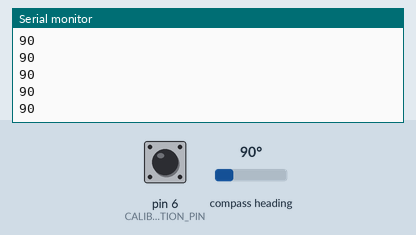
Recording of a sketch running on a simulated Arduino Uno, built with avr-gcc and run on an emulated ATmega328P. Parts: the last lines printed to the serial monitor. Wiring (inferred from the names in the program): CMPS compass at I2C address 0x60. The test bench sets the inputs (shaded band); at power-on: pin 6 (CALIBRATION_PIN) HIGH, compass heading 90°.

Above: at 1.2 s.
1.3 s: pin 6 (CALIBRATION_PIN) pulled LOW for 0.15 s
At 1.43 s:
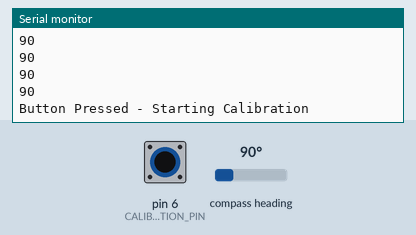
2.9 s: compass heading set to 7°
At 2.97 s:
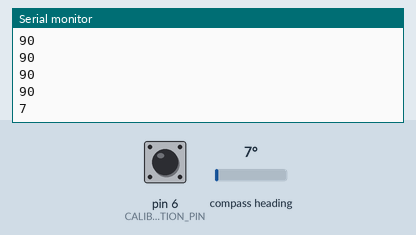
4.4 s: compass heading set to 180°
At 4.48 s:
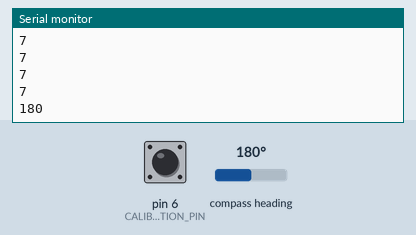
Timing chart, 0 to 7.4 s (numbered marks = the images above; inputs shaded):
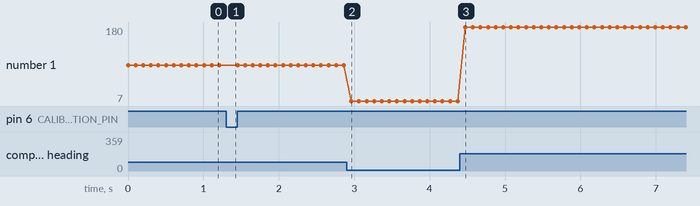

Measured:
- after the input at 1.3 s, the serial monitor: prints a new line at once (image 1)
- after the input at 2.9 s, the serial monitor: prints a new line after 0.06 s (image 2)
- after the input at 4.4 s, the serial monitor: prints a new line after 0.07 s (image 3)
- plotted number 1: 90 → 7 after the input at 2.9 s, 7 → 180 after the input at 4.4 s

The sketch:

kalibrasi-cmps03-pin.ino
```cpp
#include <Wire.h>

#define ADDRESS 0x60 // Alamat kompas
#define CALIBRATION_PIN 6 // Pin yang terhubung ke saklar kalibrasi

void setup() {
  Wire.begin(); // Inisialisasi I2C
  Serial.begin(115200);
  pinMode(CALIBRATION_PIN, INPUT_PULLUP); // Setel pin kalibrasi sebagai input dengan resistor pull-up internal
}

void loop() {
  byte highByte;
  byte lowByte;

  // Cek apakah tombol kalibrasi ditekan
  if (digitalRead(CALIBRATION_PIN) == LOW) {
    Serial.println("Button Pressed - Starting Calibration");
    // Mulai kalibrasi
    delay(100); // Debouncing
    while(digitalRead(CALIBRATION_PIN) == LOW); // Tunggu tombol dilepas
    Serial.println("Calibration step initiated. Move to the next compass direction.");
  }

  // Baca nilai kompas
  Wire.beginTransmission(ADDRESS); // Mulai komunikasi dengan CMPS03
  Wire.write(2); // Minta register yang ingin kita baca (register 2)
  Wire.endTransmission();

  Wire.requestFrom(ADDRESS, 2); // Minta 2 byte data
  while(Wire.available() < 2); // Tunggu sampai 2 byte diterima
  highByte = Wire.read(); // Baca byte tinggi
  lowByte = Wire.read(); // Baca byte rendah
  int bearing = ((highByte << 8) + lowByte) / 10;

  Serial.println(bearing); // Cetak nilai kompas
  delay(100); // Penundaan untuk stabilitas
}
```
